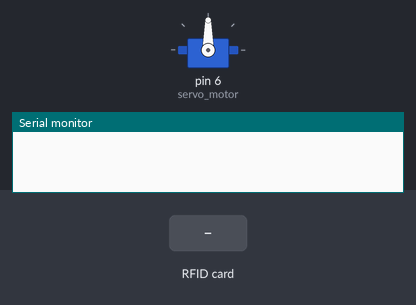
The sketch below on a simulated Arduino Uno, built with avr-gcc and run on an emulated ATmega328P. On the bench: servo, the last lines printed to the serial monitor. The test bench sets the inputs (shaded band).

Above: at 1.2 s.
1.3 s: RFID card 63 46 A3 05 held to the reader
At 1.8 s:
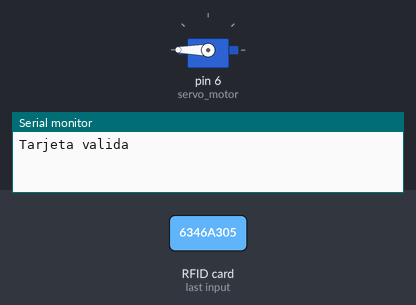
Timing chart, 0 to 7.9 s (numbered marks = the images above; inputs shaded):
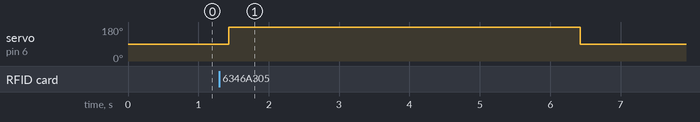

The sketch:

CODIGO_2_FUNCIONAMIENTO.ino
```cpp
#include <SPI.h>
#include <MFRC522.h>
#include<Servo.h> // servomotor

const int RST_PIN = 9;        // Pin 9 para el reset del RC522
const int SS_PIN = 10;        // Pin 10 para el SS (SDA) del RC522
MFRC522 mfrc522(SS_PIN, RST_PIN);   // Crear instancia del MFRC522
Servo servo_motor; // servomotor
byte validKey1[4] = { 0x63, 0x46, 0xA3, 0x05 };  // Ejemplo de clave valida

//Función para comparar dos vectores
bool isEqualArray(byte* arrayA, byte* arrayB, int length)
{
  for (int index = 0; index < length; index++)
  {
    if (arrayA[index] != arrayB[index]) return false;
  }
  return true;
}

void setup() {
  Serial.begin(9600); // Iniciar serial
  SPI.begin();        // Iniciar SPI
  mfrc522.PCD_Init(); // Iniciar MFRC522
  servo_motor.attach(6);//PIN SERVO

}

void loop() {
  // Detectar tarjeta
  if (mfrc522.PICC_IsNewCardPresent())
  {
    //Seleccionamos una tarjeta
    if (mfrc522.PICC_ReadCardSerial())
    {
      // Comparar ID con las claves válidas
      if (isEqualArray(mfrc522.uid.uidByte, validKey1, 4)){
        servo_motor.write(180);
        Serial.println("Tarjeta valida");
        delay(5000);
        servo_motor.write(90);
      }
      else{
        Serial.println("Tarjeta invalida");
      }
      // Finalizar lectura actual
      mfrc522.PICC_HaltA();
    }
  }
  delay(250);

}
```

Measured:
- after the input at 1.3 s, servo on pin 6 (servo_motor): 90° → 180° after 0.13 s, → 90° 5.0 s later
